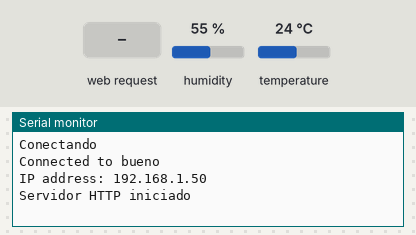
The sketch below on a simulated ESP8266 (NodeMCU). Parts: the last lines printed to the serial monitor. The inputs (shaded band) are chosen by the test bench; at power-on: humidity 55 %, temperature 24 °C. WiFi joins after 1.5 s; servers stay silent unless stated.

Above: at 3.0 s.
3.1 s: HTTP request GET /temperature received
At 3.7 s:
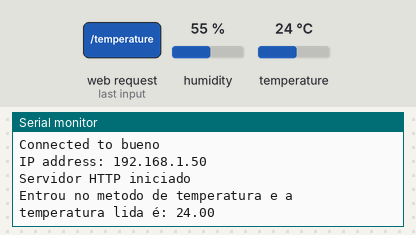
4.6 s: HTTP request GET / received
At 5.2 s:
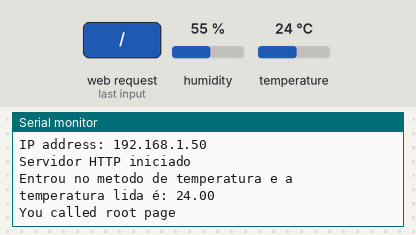
6.1 s: HTTP request GET /ledOn received
At 7.3 s:
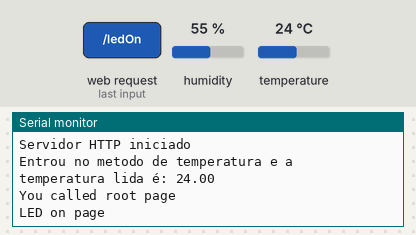
7.6 s: HTTP request GET /ledOff received
At 8.7 s:
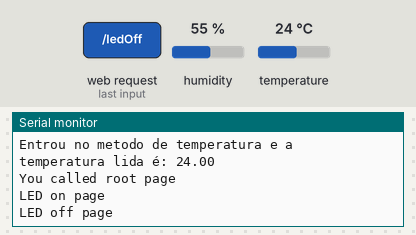

The sketch:

TemperatureHumidityMonitor.ino
```cpp
#include <DHT.h>

#include <ESP8266WiFi.h>
#include <WiFiClient.h>
#include <ESP8266WebServer.h>
#include <BlynkSimpleEsp8266.h>

//Criamos uma variável do tipo ESP8266WebServer que já possui funções
//que auxiliam na criação das rotas que o ESP8266 vai responder
ESP8266WebServer server(80);
//Variável do tipo DHT que possui funções para controlarmos o módulo dht
//permitindo ler a temperatura e a umidade
DHT dht(0, DHT11);

//SSID and Password of your WiFi router
const char* ssid = "bueno";
const char* password = "12345678";
const char* auth = "553ddce9a0eb45ff8e6466d578b14b2f";
String ip = "";


//---------------------------------------------------------------
//Our HTML webpage contents in program memory
const char MAIN_page[] PROGMEM = R"=====(
<!DOCTYPE html>
<html>
<body>
<center>
<h1>WiFi LED on off demo: 1</h1><br>
Ciclk to turn <a href="ledOn" target="myIframe">LED ON</a><br>
Ciclk to turn <a href="ledOff" target="myIframe">LED OFF</a><br>
LED State:<iframe name="myIframe" width="100" height="25" frameBorder="0"><br>
</center>

</body>
</html>MAIN_page
)=====";
//---------------------------------------------------------------
//On board LED Connected to GPIO2
#define LED 13

//Função que definimos para ser chamada quando o caminho requisitado não foi registrado
void onNotFound()
{
  server.send(404, "text/plain", "Not Found" );
}

//Função que definimos que será executada quando o cliente fizer uma requisição
//do tipo GET no caminho http://192.168.2.8/temperature (pode ser outro ip dependendo da sua configuração)
void getTemperature()
{
  //Fazemos a leitura da temperatura através do módulo dht
  float t = dht.readTemperature();
  //Cria um json com os dados da temperatura
  String json = "{\"temperature\":"+String(t)+"}";
  //Envia o json para o cliente com o código 200, que é o código quando a requisição foi realizada com sucesso
  Serial.println("Entrou no metodo de temperatura e a temperatura lida é: " + String(t));
  server.send (200, "application/json", json);
}

//Função que definimos que será executada quando o cliente fizer uma requisição
//do tipo GET no caminho http://192.168.2.8/humidity (pode ser outro ip dependendo da sua configuração)
void getHumidity()
{
  //Fazemos a leitura da umidade através do módulo dht
  float h = dht.readHumidity();
  //Cria um json com os dados da umidade
  String json = "{\"humidity\":"+String(h)+"}";
  //Envia o json para o cliente com o código 200, que é o código quando a requisição foi realizada com sucesso
  server.send(200, "application/json", json);
}

//Função que definimos que será executada quando o cliente fizer uma requisição
//do tipo GET no caminho http://192.168.2.8/monitor (pode ser outro ip dependendo da sua configuração)
void showMonitor()
{
  String html =
  "<html>"
  "<head>"
    "<meta name='viewport' content='width=device-width, initial-scale=1, user-scalable=no'/>"
    "<title>DHT Monitor</title>"
    "<style type='text/css'>"
      "body{"
            "padding: 35px;"
            "background-color: #222222;"
      "}"
      "h1{"
        "color: #FFFFFF;"
        "font-family: sans-serif;"
      "}"
      "p{"
        "color: #EEEEEE;"
        "font-family: sans-serif;"
            "font-size:18px;"
      "}"
   "</style>"
  "</head>"
  "<body>"
   "<h1>DHT Monitor</h1>"
   "<p id='temperature'>Temperature: </p>"
   "<p id='humidity'>Humidity: </p>"
 "</body>"
 "<script type='text/javascript'>"
   "refresh();"
   "setInterval(refresh, 5000);"
   "function refresh()"
   "{"
     "refreshTemperature()"
     "refreshHumidity();"
   "}"
   "function refreshTemperature()"
   "{"
     "var xmlhttp = new XMLHttpRequest();"
     "xmlhttp.onreadystatechange = function() {"
       "if (xmlhttp.readyState == XMLHttpRequest.DONE && xmlhttp.status == 200){"
         "document.getElementById('temperature').innerHTML = 'Temperature: ' + JSON.parse(xmlhttp.responseText).temperature + 'C';"
       "}"
     "};"
     "xmlhttp.open('GET', '" + ip + "'/temperature', true);"
     "xmlhttp.send();"
   "}"
   "function refreshHumidity()"
    "{"
      "var xmlhttp = new XMLHttpRequest();"
      "xmlhttp.onreadystatechange = function() {"
        "if (xmlhttp.readyState == XMLHttpRequest.DONE && xmlhttp.status == 200){"
          "document.getElementById('humidity').innerHTML = 'Humidity: ' + JSON.parse(xmlhttp.responseText).humidity + '%';"
        "}"
      "};"
      "xmlhttp.open('GET', '" + ip + "'/humidity', true);"
      "xmlhttp.send();"
    "}"
  "</script>"
  "</html>";
  //Envia o html para o cliente com o código 200, que é o código quando a requisição foi realizada com sucesso
  server.send(200, "text/html", html);
}

//===============================================================
// This routine is executed when you open its IP in browser
//===============================================================
void handleRoot() {
 Serial.println("You called root page");
 String s = MAIN_page; //Read HTML contents
 server.send(200, "text/html", s); //Send web page
}

void handleLEDon() {
 Serial.println("LED on page");
 digitalWrite(LED,HIGH); //LED is connected in reverse
 server.send(200, "text/html", "ON"); //Send ADC value only to client ajax request
}

void handleLEDoff() {
 Serial.println("LED off page");
 digitalWrite(LED,LOW); //LED off
 server.send(200, "text/html", "OFF"); //Send ADC value only to client ajax request
}

void setup() {
  //Inicialize a Serial apenas caso esteja com o ESP8266 conectado ao computador pela serla queira ter um log
  //para facilitar saber o que está acontecendo com o ESP8266
  Serial.begin(115200);

  Blynk.begin(auth, ssid, password);
  //Instrução para o ESP8266 se conectar à rede.
  //No nosso caso o nome da rede é TesteESP e a senha é 87654321.
  //Você deve alterar com as informações da sua rede
  WiFi.begin(ssid, password);

  //Feedback caso esteja usando o Monitor Serial
  Serial.println("");
  Serial.print("Conectando");

  //Esperamos até que o módulo se conecte à rede
  while (WiFi.status() != WL_CONNECTED)
  {
   delay(500);
   Serial.print(".");
  }

  //If connection successful show IP address in serial monitor
  Serial.println("");
  Serial.print("Connected to ");
  Serial.println(ssid);
  Serial.print("IP address: ");
  Serial.println(WiFi.localIP());  //IP address assigned to your ESP
  ip = WiFi.localIP().toString();

  //Aqui definimos qual a função será executada para o caminho e tipo dado.
  //Nesse caso quando houver uma requisição http do tipo GET no caminho http://192.168.2.8/temperature
  //(pode ser outro ip dependendo da sua configuração) a função getTemperature será executada
  server.on("/temperature", HTTP_GET, getTemperature);

  //Nesse outo caso quando houver uma requisição http do tipo GET no caminho http://192.168.2.8/humidity
  //(pode ser outro ip dependendo da sua configuração) a função getHumidity será executada
  server.on("/humidity", HTTP_GET, getHumidity);

  //Nesse caso quando houver uma requisição http do tipo GET no caminho http://192.168.2.8/monitor
  //(pode ser outro ip dependendo da sua configuração) a função showMonitor será executada.
  //Esta função retornará a página principal que mostrará os valores
  //da temperatura e da umidade e recarregará essas informações de tempos em tempos
  server.on("/monitor", HTTP_GET, showMonitor);

  //Aqui definimos qual função será executada caso o caminho que o cliente requisitou não tenha sido registrado
  server.onNotFound(onNotFound);

  server.on("/", handleRoot);      //Which routine to handle at root location. This is display page
  server.on("/ledOn", handleLEDon); //as Per  <a href="ledOn">, Subroutine to be called
  server.on("/ledOff", handleLEDoff);

  //Inicializamos o server que criamos na porta 80
  server.begin();
  Serial.println("Servidor HTTP iniciado");
}

void loop() {
  // put your main code here, to run repeatedly:
  Blynk.run();
  server.handleClient();          //Handle client requests


}
```

Measured:
- after the input at 3.1 s, the serial monitor: prints a new line at once (image 1)
- after the input at 4.6 s, the serial monitor: prints a new line at once (image 2)
- after the input at 6.1 s, the serial monitor: prints a new line at once (image 3)
- after the input at 7.6 s, the serial monitor: prints a new line at once (image 4)
